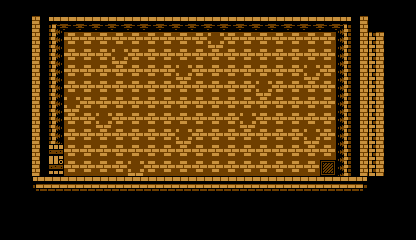

A 2D game scene composited from a Tiled map and its tileset images. What follows is a short description and the map's XML, with every tile layer's data as written:
An orthogonal 26x15 tile map with 16x16 px tiles, 1 tile layer (Tile Layer 1), 2 hidden layers not drawn.

<map version="1.0" orientation="orthogonal" renderorder="right-down" width="26" height="15" tilewidth="16" tileheight="16" nextobjectid="1">
 <tileset firstgid="1" name="vliiage" tilewidth="16" tileheight="16" tilecount="4096" columns="64">
  <image source="../img/village.png" width="1024" height="1024" />
  <tile id="1">
   <properties>
    <property name="groundSlope" value="flat" />
   </properties>
  </tile>
  <tile id="2">
   <properties>
    <property name="groundSlope" value="up" />
   </properties>
  </tile>
  <tile id="3">
   <properties>
    <property name="groundSlope" value="down" />
   </properties>
  </tile>
  <tile id="2114">
   <properties>
    <property name="doorLocation" value="outside" />
   </properties>
  </tile>
  <tile id="2115">
   <properties>
    <property name="doorLocation" value="shack" />
   </properties>
  </tile>
 </tileset>
 <layer name="Tile Layer 1" width="26" height="15">
  <data encoding="csv">
0,0,0,0,0,0,0,0,0,0,0,0,0,0,0,0,0,0,0,0,0,0,0,0,0,0,
0,0,1358,2003,2004,2004,2004,2004,2004,2004,2004,2004,2004,2004,2004,2004,2004,2004,2004,2004,2004,2005,1362,0,0,0,
0,0,1358,2067,1299,1299,1299,1299,1299,1299,1299,1299,1299,1235,1299,1299,1299,1299,1299,1299,1299,2069,1362,1357,0,0,
0,0,1358,2067,1299,1299,1299,1235,1299,1299,1299,1299,1299,1299,1299,1299,1299,1299,1299,1299,1299,2069,1362,1357,0,0,
0,0,1358,2067,1299,1299,1299,1299,1299,1299,1299,1235,1299,1299,1299,1299,1299,1299,1299,1235,1299,2069,1362,1357,0,0,
0,0,1358,2067,1299,1299,1299,1299,1299,1299,1299,1299,1299,1299,1299,1299,1235,1299,1299,1299,1299,2069,1362,1357,0,0,
0,0,1358,2067,1235,1299,1299,1299,1299,1299,1299,1299,1299,1299,1299,1299,1299,1299,1299,1299,1299,2069,1362,1357,0,0,
0,0,1358,2067,1299,1299,1235,1299,1299,1299,1299,1299,1299,1299,1299,1235,1299,1299,1299,1299,1299,2069,1362,1357,0,0,
0,0,1358,2067,1299,1299,1299,1299,1299,1299,1299,1235,1299,1299,1299,1299,1299,1299,1299,1235,1299,2069,1362,1357,0,0,
0,0,1358,1248,1299,1299,1299,1299,1299,1299,1299,1299,1299,1299,1299,1299,1299,1299,1299,1299,1299,2069,1362,1357,0,0,
0,0,1358,1312,1299,1299,1299,1299,1235,1299,1299,1299,1299,1299,1299,1299,1299,1299,1299,1299,116,2069,1362,1357,0,0,
0,0,1491,1492,1492,1492,1492,1492,1492,1492,1492,1492,1492,1492,1492,1492,1492,1492,1492,1492,1492,1492,1493,0,0,0,
0,0,0,0,0,0,0,0,0,0,0,0,0,0,0,0,0,0,0,0,0,0,0,0,0,0,
0,0,0,0,0,0,0,0,0,0,0,0,0,0,0,0,0,0,0,0,0,0,0,0,0,0,
0,0,0,0,0,0,0,0,0,0,0,0,0,0,0,0,0,0,0,0,0,0,0,0,0,0
</data>
 </layer>
 <layer name="ground" width="26" height="15" visible="0" opacity="0">
  <data encoding="csv">
0,0,0,0,0,0,0,0,0,0,0,0,0,0,0,0,0,0,0,0,0,0,0,0,0,0,
0,0,0,0,0,0,0,0,0,0,0,0,0,0,0,0,0,0,0,0,0,0,0,0,0,0,
0,0,0,0,0,0,0,0,0,0,0,0,0,0,0,0,0,0,0,0,0,0,0,0,0,0,
0,0,0,0,0,0,0,0,0,0,0,0,0,0,0,0,0,0,0,0,0,0,0,0,0,0,
0,0,0,0,0,0,0,0,0,0,0,0,0,0,0,0,0,0,0,0,0,0,0,0,0,0,
0,0,0,0,0,0,0,0,0,0,0,0,0,0,0,0,0,0,0,0,0,0,0,0,0,0,
0,0,0,0,0,0,0,0,0,0,0,0,0,0,0,0,0,0,0,0,0,0,0,0,0,0,
0,0,0,0,0,0,0,0,0,0,0,0,0,0,0,0,0,0,0,0,0,0,0,0,0,0,
0,0,0,0,0,0,0,0,0,0,0,0,0,0,0,0,0,0,0,0,0,0,0,0,0,0,
0,0,0,0,0,0,0,0,0,0,0,0,0,0,0,0,0,0,0,0,0,0,0,0,0,0,
0,0,0,2,2,2,2,2,2,2,2,2,2,2,2,2,2,2,2,2,2,0,0,0,0,0,
0,0,0,0,0,0,0,0,0,0,0,0,0,0,0,0,0,0,0,0,0,0,0,0,0,0,
0,0,0,0,0,0,0,0,0,0,0,0,0,0,0,0,0,0,0,0,0,0,0,0,0,0,
0,0,0,0,0,0,0,0,0,0,0,0,0,0,0,0,0,0,0,0,0,0,0,0,0,0,
0,0,0,0,0,0,0,0,0,0,0,0,0,0,0,0,0,0,0,0,0,0,0,0,0,0
</data>
 </layer>
 <layer name="doors" width="26" height="15" visible="0" opacity="0">
  <data encoding="csv">
0,0,0,0,0,0,0,0,0,0,0,0,0,0,0,0,0,0,0,0,0,0,0,0,0,0,
0,0,0,0,0,0,0,0,0,0,0,0,0,0,0,0,0,0,0,0,0,0,0,0,0,0,
0,0,0,0,0,0,0,0,0,0,0,0,0,0,0,0,0,0,0,0,0,0,0,0,0,0,
0,0,0,0,0,0,0,0,0,0,0,0,0,0,0,0,0,0,0,0,0,0,0,0,0,0,
0,0,0,0,0,0,0,0,0,0,0,0,0,0,0,0,0,0,0,0,0,0,0,0,0,0,
0,0,0,0,0,0,0,0,0,0,0,0,0,0,0,0,0,0,0,0,0,0,0,0,0,0,
0,0,0,0,0,0,0,0,0,0,0,0,0,0,0,0,0,0,0,0,0,0,0,0,0,0,
0,0,0,0,0,0,0,0,0,0,0,0,0,0,0,0,0,0,0,0,0,0,0,0,0,0,
0,0,0,0,0,0,0,0,0,0,0,0,0,0,0,0,0,0,0,0,0,0,0,0,0,0,
0,0,0,2115,0,0,0,0,0,0,0,0,0,0,0,0,0,0,0,0,0,0,0,0,0,0,
0,0,0,0,0,0,0,0,0,0,0,0,0,0,0,0,0,0,0,0,0,0,0,0,0,0,
0,0,0,0,0,0,0,0,0,0,0,0,0,0,0,0,0,0,0,0,0,0,0,0,0,0,
0,0,0,0,0,0,0,0,0,0,0,0,0,0,0,0,0,0,0,0,0,0,0,0,0,0,
0,0,0,0,0,0,0,0,0,0,0,0,0,0,0,0,0,0,0,0,0,0,0,0,0,0,
0,0,0,0,0,0,0,0,0,0,0,0,0,0,0,0,0,0,0,0,0,0,0,0,0,0
</data>
 </layer>
</map>
